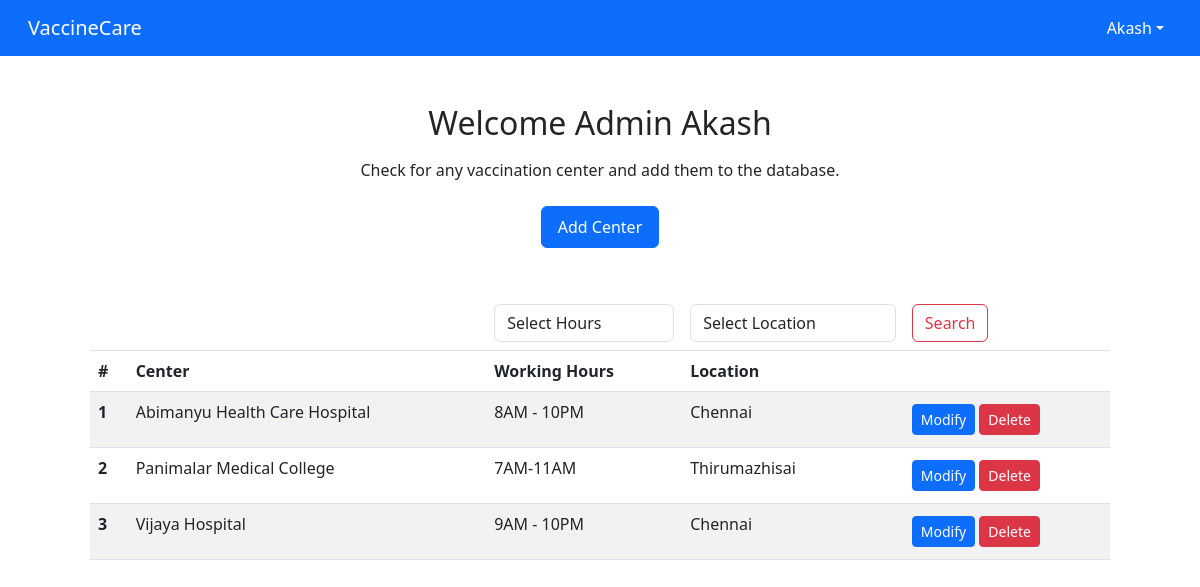
Screenshot of /home (signed in) with the database file from the repository.
### app.py (models this page shows, shortened)
class User(db.Model,UserMixin):
    id = db.Column(db.Integer, primary_key = True, unique = True)
    type = db.Column(db.String(5), nullable = False)
    username = db.Column(db.String(20), nullable = False, unique = True)
    password = db.Column(db.String(80), nullable = False)
    admission_count = db.Column(db.Integer, default=10)
    lastUpdate = db.Column(db.DateTime, default = datetime.utcnow().date())

class Center(db.Model):
    id = db.Column(db.Integer, primary_key = True)
    hospital = db.Column(db.String(200), nullable = False)
    working_hours = db.Column(db.String(200), nullable = False)
    location = db.Column(db.String(200), nullable = False)
    registered_date = db.Column(db.DateTime, default = datetime.utcnow)

### app.py (the view, shortened to what this page needs)
@app.route('/home', methods=['GET', 'POST'])
@login_required
def home():
    print(current_user.lastUpdate.date())
    print(datetime.utcnow().date())
    if current_user.type == 'User' and current_user.lastUpdate.date() != datetime.utcnow().date():
        new_user = User.query.get_or_404(current_user.id)
        new_user.lastUpdate = datetime.utcnow().date()
        new_user.admission_count = 10
        db.session.commit()
        login_user(new_user)
    query = Center.query
    hours_list = [row.working_hours for row in db.session.query(Center.working_hours).distinct()]
    locations_list = [row.location for row in db.session.query(Center.location).distinct()]
    centers = query.order_by(Center.registered_date.desc()).all()
    return render_template('home.html', user = current_user, centers = centers, hours_list = hours_list, locations_list = locations_list)

### app.py (called while the page is built)
@login_manager.user_loader
def load_user(user_id):
    return User.query.get(int(user_id))

### templates/home.html (shortened to what this page needs)
{% extends 'base.html' %}
{% block registration %}
<ul class="navbar-nav">
  <li class="nav-item dropdown">
    <a class="nav-link dropdown-toggle active" href="#" data-bs-toggle="dropdown" aria-expanded="false">{{user.username}}</a>
  </li>
</ul>
{% endblock %}
{% block body %}
<main class="container text-center">
    <div class="row justify-content-md-center mt-5">
      <h2 class="col-md-auto">
        Welcome {{user.type}} {{user.username}}
      </h2>
    </div>
{% if user.type == 'User' %}
  <div class="row justify-content-md-center mt-2 px-2">
    <p class="col-md-auto">
      U can apply {{user.admission_count}} Admission for Vaccination
    </p>
  </div>
{% else %}
  <div class="row justify-content-md-center mt-2 px-2">
    <p class="col-md-auto">
      Check for any vaccination center and add them to the database.
    </p>
  </div>
  <div class="row justify-content-md-center mt-2 px-2">
    <button type="button" class="btn btn-primary w-auto p-2 px-3 mx-auto"><a href="{{url_for('centerRegister')}}">Add Center</a></button>
  </div>
{% endif %}
</main>
{% if centers|length < 1 %}
<section class="container text-center">
    <div class="row justify-content-md-center mt-2 px-2">
        <p class="col-md-auto">
          There is no Vaccination Center Available. PLease wait
        </p>
    </div>
</section>
{% else %}
<form action="" method="post">
  <table class="table table-striped table-hover mt-5 mx-auto" style="width: 85%;">
      <thead>
        <tr>
          <th scope="row"></th>
          <td class="col">
          </td>
          <td class="col">
            <select class="form-control" id="working_hours" name="working_hours">
              <option selected value="null">Select Hours</option>
            </select>
          </td>
          <td class="col">
            <select class="form-control" id="location" name="location">
              <option selected value="null">Select Location</option>
            </select>
          </td>
          <td class="col">
            <button type="submit" class="btn btn-outline-danger">Search</button>
          </td>
      </tr>
        <tr>
          <th scope="col">#</th>
          <th scope="col">Center</th>
          <th scope="col">Working Hours</th>
          <th scope="col">Location</th>
          <th scope="col"></th>
        </tr>
      </thead>
      <tbody>
          {% for center in centers %}
          <tr>
              <th scope="row">{{loop.index}}</th>
              <td>{{center.hospital}}</td>
              <td>{{center.working_hours}}</td>
              <td>{{center.location}}</td>
              <td>
                {% if user.type == 'User' %}
                <button type="button" class="btn btn-primary btn-sm"><a href="/admission/center={{center.id}}">Apply</a></button>
                {% else %}
                <button type="button" class="btn btn-primary btn-sm my-1"><a href="/modify/{{center.id}}">Modify</a></button>
                <button type="button" class="btn btn-danger btn-sm my-1"><a href="/delete/{{center.id}}">Delete</a></button>
                {% endif %}
              </td>
          </tr>
          {% endfor %}
      </tbody>
    </table>
</form>
{% endif %}
{% endblock %}

### static/css/main.css (style rules this page uses)
* { margin: 0; padding: 0; }
*, *::before, *::after { box-sizing: inherit; }
html { box-sizing: border-box; }
body { padding-bottom: 20px; }
.btn-login a, .btn-signin a, .btn-primary a, .btn-danger a { text-decoration: none; color: inherit; }

### rows the page displays
User: username "Akash", type "Admin"
Center: hospital "Abimanyu Health Care Hospital", working_hours "8AM - 10PM", location "Chennai"
Center: hospital "Panimalar Medical College", working_hours "7AM-11AM", location "Thirumazhisai"
Center: hospital "Vijaya Hospital", working_hours "9AM - 10PM", location "Chennai"
